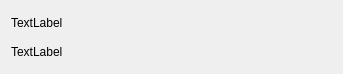
<?xml version="1.0" encoding="UTF-8"?>
<ui version="4.0">
 <class>ShortMemberWidget</class>
 <widget class="QWidget" name="ShortMemberWidget">
  <property name="geometry">
   <rect>
    <x>0</x>
    <y>0</y>
    <width>343</width>
    <height>74</height>
   </rect>
  </property>
  <property name="windowTitle">
   <string>Form</string>
  </property>
  <layout class="QVBoxLayout" name="verticalLayout">
   <item>
    <widget class="QLabel" name="name">
     <property name="text">
      <string>TextLabel</string>
     </property>
    </widget>
   </item>
   <item>
    <widget class="QLabel" name="mail">
     <property name="text">
      <string>TextLabel</string>
     </property>
    </widget>
   </item>
  </layout>
 </widget>
 <resources/>
 <connections/>
</ui>
